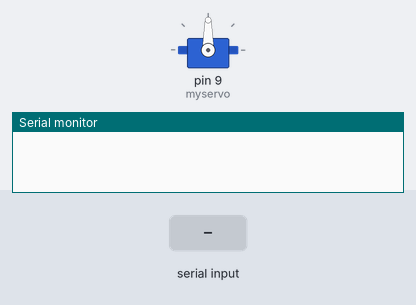
The sketch below on a simulated Arduino Uno, built with avr-gcc and run on an emulated ATmega328P. Parts: servo, the last lines printed to the serial monitor. Inputs (shaded band) come from the test bench.

Above: at 1.2 s.
1.3 s: "30,150\n" received over the second serial link
At 2.1 s:
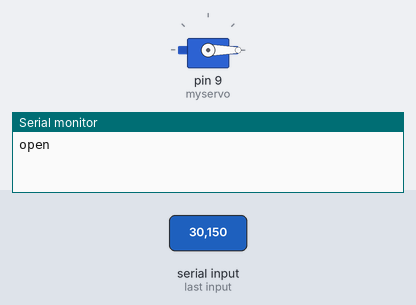
2.8 s: "2\n" received over the second serial link
At 3.3 s:
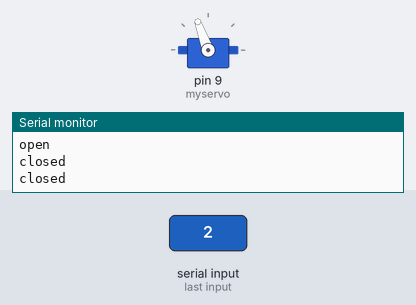
4.3 s: "1\n" received over the second serial link
At 5.5 s:
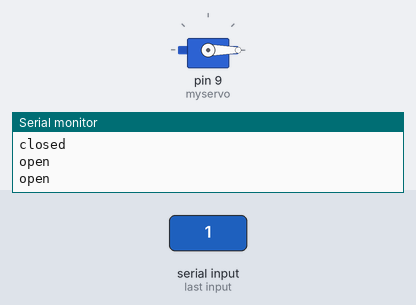
5.8 s: "200\n" received over the second serial link
At 6.8 s:
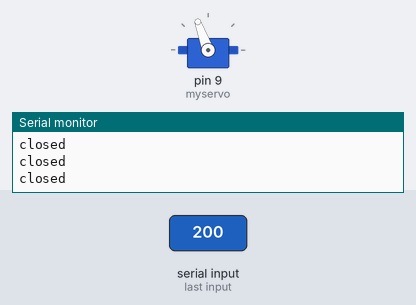
Timing chart, 0 to 8.3 s (numbered marks = the images above; inputs shaded):
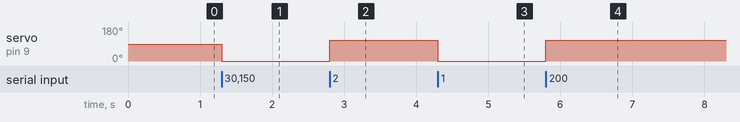

The sketch:

Serial.ino
```cpp
#define LED8 8
#define LED9 9

#include <SoftwareSerial.h>

#include <Servo.h>

Servo myservo;  // create servo object to control a servo
// twelve servo objects can be created on most boards

int pos = 0;    // variable to store the servo position
SoftwareSerial mySerial(10, 11); // RX, TX


void setup() {
  myservo.attach(9);  // attaches the servo on pin 9 to the servo object
  Serial.begin(115200);   // 씨리얼 포트 열기 , 속도는 9600
  while (!Serial) {
    ; // wait for serial port to connect. Needed for native USB port only

  }
  // set the data rate for the SoftwareSerial port
  mySerial.begin(115200);

  // pinMode(LED8, OUTPUT);
  // pinMode(LED9, OUTPUT);
}
char buffer[32];        // 씨리얼 입력 데이터 버퍼
int length = 31;        // 씨리얼로 읽어올 최대 데이터

int cls;  //

int aiGetClass(void) {
  return cls;
}

int aiInteraceLoop(void) {
  if (mySerial.available() > 0) {   // 데이터가 있으면
    char data = mySerial.read();      // 씨리얼 포트로 들어온 데이터를 버퍼에 저장
    buffer[0] = data;
    buffer[1] = 0;                    // 버퍼마지막데이터 끝을 0으로 만들기
//    Serial.write(buffer);
    int k =atoi(buffer) ;
    if(k > 0 && k<10){
      cls = atoi(buffer);

    }
                 // int 로 변환
    //if (cls > 9) cls = 0;             // 0~9의 값만 사용함, 9보다 크면 0으로 초기화
    return 1;
  }
  return 0;
}

void loop() {
  int tmp = 0;
  if (aiInteraceLoop() == 1) {
    //Example
    if (aiGetClass() == 2) {
    //  if (tmp == 1) {
        myservo.write(110);
        tmp = 0;
    //  }

      Serial.println("closed");                          // 들어온 데이터가 0이면

    }
    if (aiGetClass() == 1) {
   //   if (tmp == 0) {
        myservo.write(0);
        tmp = 1;
    //  }

      Serial.println("open");                          // 들어온 데이터가 1이면

    }
  }

}
```

Measured:
- after the input at 1.3 s, servo on pin 9 (myservo): 90° → 0° at once
- after the input at 2.8 s, servo on pin 9 (myservo): 0° → 110° at once
- after the input at 4.3 s, servo on pin 9 (myservo): 110° → 0° at once
- after the input at 5.8 s, servo on pin 9 (myservo): 0° → 110° at once
